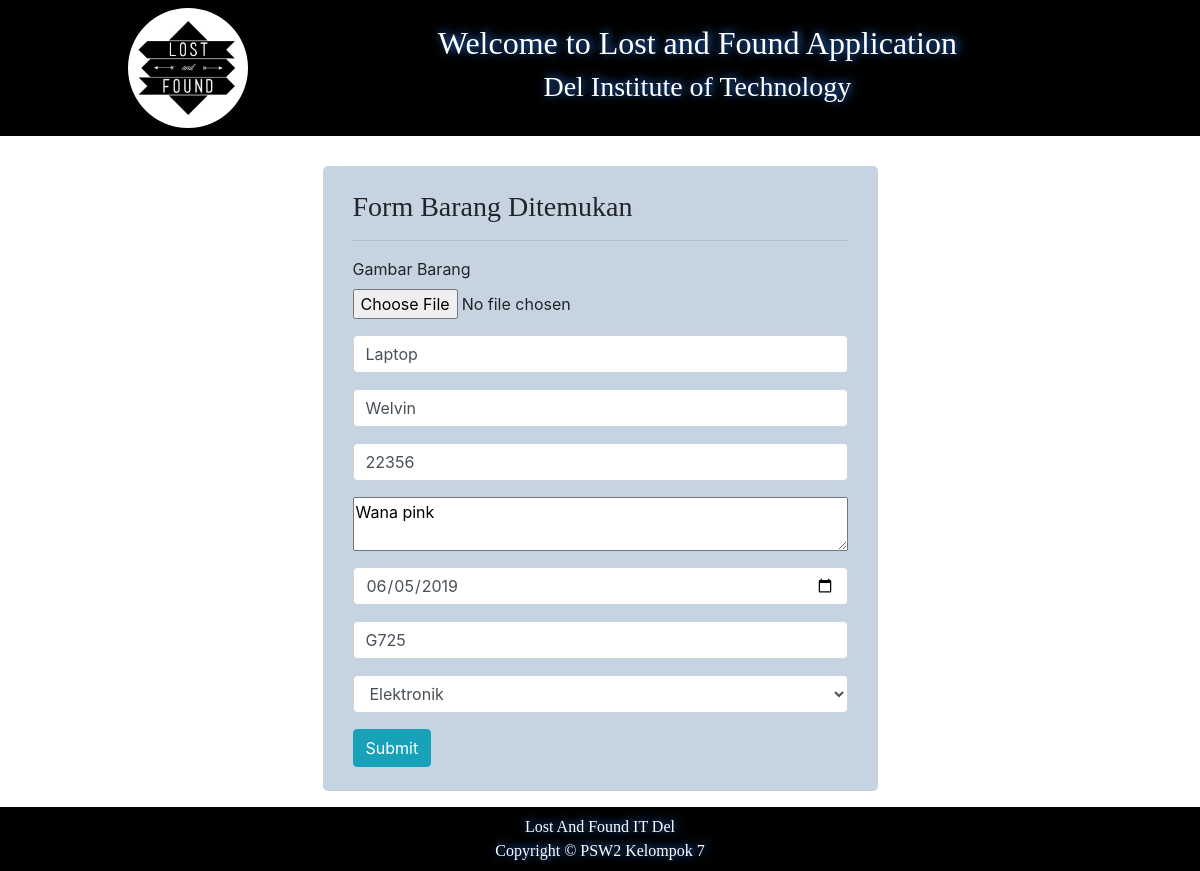
The app's page /mahasiswa/form/editTemukan.php?id=6 with its own data.
### tables this page shows
CREATE TABLE `formditemukan` (
  `id` int(10) UNSIGNED NOT NULL,
  `gambarBarang` varchar(100) NOT NULL,
  `namaBarang` varchar(100) NOT NULL,
  `penemuBarang` varchar(100) NOT NULL,
  `noHp` int(20) NOT NULL,
  `ciriBarang` varchar(100) NOT NULL,
  `tanggalDitemukan` date NOT NULL,
  `lokasi` varchar(100) NOT NULL,
  `kategori` varchar(100) NOT NULL,
  `status` datetime NOT NULL
);

### mahasiswa/form/editTemukan.php (the view, shortened to what this page needs)
    <?php
    $id = $_GET['id'];
    include_once "../../config/config.php";
    $query = mysqli_query($data, "SELECT * FROM formditemukan WHERE id = $id");
    $satu = mysqli_fetch_assoc($query);
?>
<html>
<head>
</head>
<link rel="stylesheet" href="../../css/bootstrap.css">
<link rel="stylesheet" href="../../css/bootstrap.min.css">
<body>
    <nav class="navbar" style="background-color: black">
    <div class="col-md-2">
        <img src="../../gambar/logo.jpg" width="120" height="120" class="rounded-circle d-inline-block align-top" alt="">
    </div>
    <div class="col-md-8">
        <center style="font-family:Castellar; color: white;"><h2 class="text4">Welcome to Lost and Found Application</h2>
        <h3 class="text4">Del Institute of Technology</h3>
        </center>
    </div>
    </nav>
<div class="container">
<div class="col-md-6" style="margin: auto; background-color: #c6d4e1; border-radius:5px">
<div class="col-md-12" style="margin-top:30px">
<form method="post" enctype="multipart/form-data" action="editbarangditemukan.php">
    <br>
    <h3 style="font-family: Century751 No2 BT;">Form Barang Ditemukan</h3><hr>
        <div class="form-group ">
            <label for="gambar">Gambar Barang</label><br>
            <input type="file" name="gambarBarang" id="gambar" value="<?= $satu['gambarBarang']; ?>">
        </div>
        <div class="form-group ">
            <input type="text" name="namaBarang" class="form-control" id="namaBarang" placeholder="Nama Barang" value="<?= $satu['namaBarang']; ?>">
        </div>
        <div class="form-group">
            <input type="text" name="penemuBarang" class="form-control" id="pemilik" placeholder="Nama yang kehilangan barang" value="<?= $satu['penemuBarang']; ?>">
        </div>
        <div class="form-group">
            <input type="text" name="noHp" class="form-control" id="hp" placeholder="No HP" value="<?= $satu['noHp']; ?>">
        </div>
        <div class="form-group">
           <textarea placeholder="Masukkan ciri-ciri barang..." style="width: 100%;" name="ciriBarang" id="ciri" ><?= $satu['ciriBarang']; ?></textarea>
        </div>
        <div class="form-group">
            <input type="date" name="tanggalDitemukan" class="form-control" id="tanggal" value="<?= $satu['tanggalDitemukan']; ?>">
        </div>
        <div class="form-group">
            <input type="text" name="lokasi" class="form-control" id="lokasi" placeholder="Lokasi Barang Hilang" value="<?= $satu['lokasi']; ?>">
        </div>
        <div class="form-group ">
        <select id="kategori" name="kategori" class="form-control" >
            <option selected><?= $satu['kategori']; ?></option>
        </select>
        </div>
  <button type="submit" class="btn btn-info">Submit</button>
  <br><br>
</form>
</div>
</div>
</div>
<nav class="navbar" style="background-color: black">
    <div class="col-md-12 text4" style="font-family:Comic Sans MS; color: white;">
        <center>
            Lost And Found IT Del<br>
            Copyright &copy PSW2 Kelompok 7
        </center>
    </div>
</nav>
</body>
</html>

### mahasiswa/form/editTemukan.php (style rules this page uses)
.text4 { text-shadow: 2px -1px 10px #3385ff; }

### records on screen
formditemukan: namaBarang "Laptop", penemuBarang "Welvin", noHp "22356", ciriBarang "Wana pink", tanggalDitemukan "06/05/2019", lokasi "G725", kategori "Elektronik"
